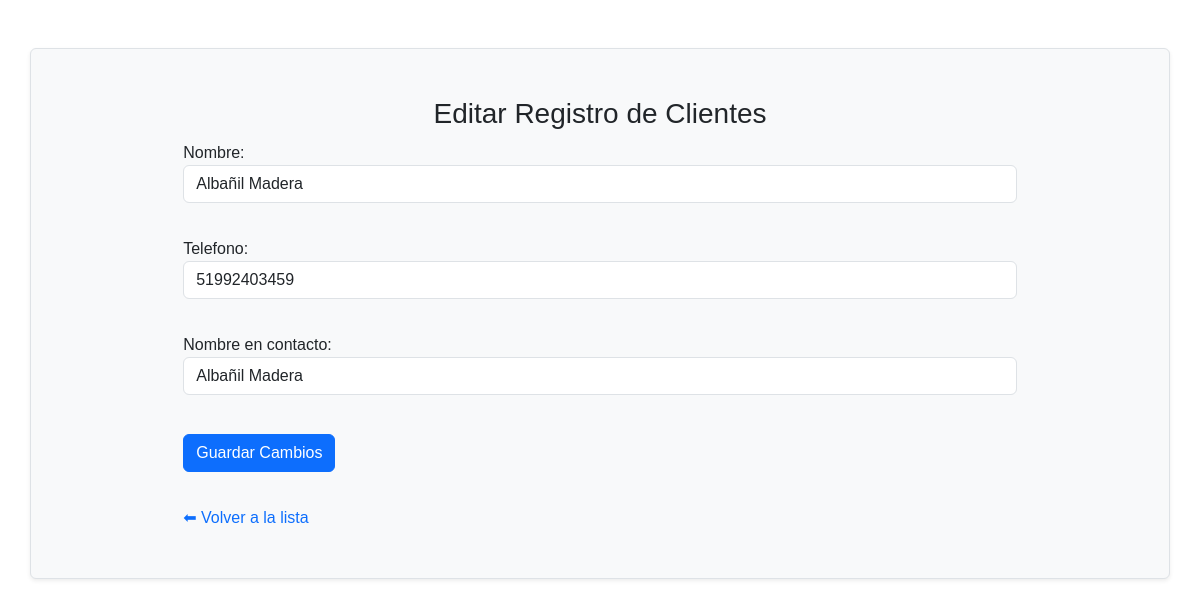
The page /teditarclientes/36 (signed in) on the database its author committed.
### tables this page shows
CREATE TABLE "clientes" (
	"cod_cli"	INTEGER,
	"nom_cli"	TEXT,
	"tel_cli"	TEXT,
	"nom_con"	TEXT,
	"cond_cli"	INTEGER,
	PRIMARY KEY("cod_cli" AUTOINCREMENT)
);

### flask_app.py (the view, shortened to what this page needs)
@app.route("/teditarclientes/<int:id>", methods=["GET", "POST"])
def teditarclientes(id):
    if 'usuario' not in session:
        return redirect(url_for('login'))
    conn = sqlite3.connect("data1.db")
    c = conn.cursor()
    c.execute("SELECT * FROM clientes WHERE cod_cli = ?", (id,))
    registro = c.fetchone()
    conn.close()
    return render_template("teditarclientes.html", registros=registro)

### templates/teditarclientes.html (shortened to what this page needs)
<!DOCTYPE html>
<html>
<head>
    <link href="https://cdn.jsdelivr.net/npm/bootstrap@5.3.7/dist/css/bootstrap.min.css" rel="stylesheet">
    <link rel="stylesheet" href="../static/style.css">
</head>
<body>
    <div class="container border mt-5 shadow-sm bg-light p-5 rounded">
        <h3 class="text-center">Editar Registro de Clientes</h3>
        <form method="POST" class="formulario">
            <label for="nombre">Nombre:</label>
            <input type="text" id="nombre" name="nombre" value="{{ registros[1] }}" required class="form-control"><br>
            <label for="tel">Telefono:</label>
            <input type="text" id="tel" name="tel" value="{{ registros[2] }}" required  class="form-control"><br>
            <label for="nomcont">Nombre en contacto:</label>
            <input type="text" id="nomcont" name="nomcont" value="{{ registros[3] }}" required class="form-control"><br>
            <button type="submit" class="btn btn-primary">Guardar Cambios</button><br><br>
            <a href="/tregistrosclientes">⬅ Volver a la lista</a>
        </form>
    </div>
</body>
</html>

### templates/teditarclientes.html (style rules this page uses)
body { font-family: Arial, sans-serif; }
form { width: 300px; }
label { display: block; margin-top: 10px; }
input, select { width: 100%; padding: 5px; }
button { margin-top: 15px; padding: 8px 15px; }
a { display: inline-block; margin-top: 10px; text-decoration: none; }
.formulario { width: 80%; margin: 0 auto; }

### rows shown on the page
clientes: nombre "Albañil Madera", tel "51992403459", nomcont "Albañil Madera"
